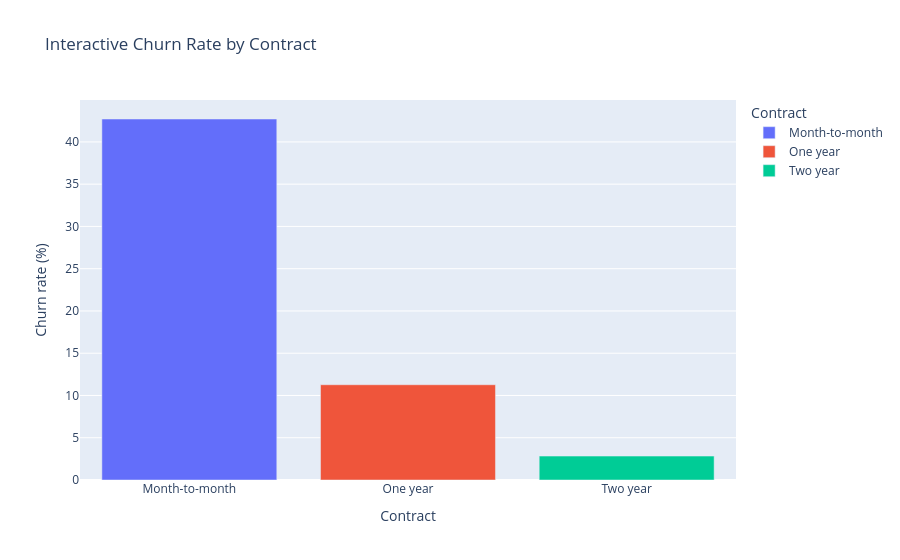

The code cell stored with this chart in its notebook:
### Markdown cell above
## 6. Ranked descriptive associations

This section ranks categorical factors by the spread between their highest and lowest observed churn rates. It is a compact descriptive summary, not feature selection or model importance.

### Code cell
association_rows = []
for column in main_group_columns + addon_columns:
    rates = df.groupby(column, observed=False)["churn_flag"].mean().mul(100)
    highest = rates.idxmax()
    lowest = rates.idxmin()
    association_rows.append({
        "factor": column,
        "highest_churn_group": str(highest),
        "highest_rate": round(float(rates.max()), 2),
        "lowest_churn_group": str(lowest),
        "lowest_rate": round(float(rates.min()), 2),
        "spread": round(float(rates.max() - rates.min()), 2),
    })
ranked_associations = pd.DataFrame(association_rows).sort_values("spread", ascending=False)
display(ranked_associations)

import plotly.express as px

contract_rates = churn_rate_table("Contract").reset_index()
interactive_contract = px.bar(
    contract_rates,
    x="Contract",
    y="churn_rate",
    color="Contract",
    title="Interactive Churn Rate by Contract",
    labels={"churn_rate": "Churn rate (%)"},
)
interactive_contract.write_html(FIGURES_DIR / "interactive_contract_churn.html", include_plotlyjs="cdn")
interactive_contract.show()

### Figure 1 — Plotly figure (JSON) as saved in the notebook; plotly's stock layout.template omitted (floating-point values rounded to 4 significant figures)
{"data": [{"hovertemplate": "Contract=%{x}<br>Churn rate (%)=%{y}<extra></extra>", "legendgroup": "Month-to-month", "marker": {"color": "#636efa", "pattern": {"shape": ""}}, "name": "Month-to-month", "orientation": "v", "showlegend": true, "textposition": "auto", "type": "bar", "x": ["Month-to-month"], "xaxis": "x", "y": [42.71], "yaxis": "y"}, {"hovertemplate": "Contract=%{x}<br>Churn rate (%)=%{y}<extra></extra>", "legendgroup": "One year", "marker": {"color": "#EF553B", "pattern": {"shape": ""}}, "name": "One year", "orientation": "v", "showlegend": true, "textposition": "auto", "type": "bar", "x": ["One year"], "xaxis": "x", "y": [11.27], "yaxis": "y"}, {"hovertemplate": "Contract=%{x}<br>Churn rate (%)=%{y}<extra></extra>", "legendgroup": "Two year", "marker": {"color": "#00cc96", "pattern": {"shape": ""}}, "name": "Two year", "orientation": "v", "showlegend": true, "textposition": "auto", "type": "bar", "x": ["Two year"], "xaxis": "x", "y": [2.83], "yaxis": "y"}], "layout": {"barmode": "relative", "legend": {"title": {"text": "Contract"}, "tracegroupgap": 0}, "title": {"text": "Interactive Churn Rate by Contract"}, "xaxis": {"anchor": "y", "categoryarray": ["Month-to-month", "One year", "Two year"], "categoryorder": "array", "domain": [0, 1], "title": {"text": "Contract"}}, "yaxis": {"anchor": "x", "domain": [0, 1], "title": {"text": "Churn rate (%)"}}}}
